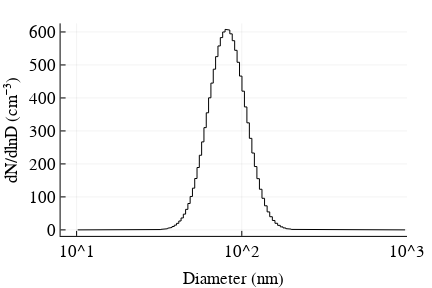

Notebook code cell kept with this figure:
### Markdown cell above
Next the size distribution is generated via the function call 

```julia
𝕟 = DMALognormalDistribution(A, δ)```

The size range and ΔlnD will be that of the DMAconfig object. Note that the ΔlnD are not equidistant, as the DMA grid is based on a geometrically stepped mobility grid. The conversion from mobility to size is nonlinear because the Cunningham slip flow correction is a strong function of diameter.

### Code cell
𝕟 = DMALognormalDistribution([[400, 80, 1.3]], δ)
p = plot(𝕟.Dp, 𝕟.S, xaxis = :log10, xticks = [10, 100, 1000], lt = :steppre, right_margin = 25px,
    legend = :none, ylabel = "dN/dlnD (cm⁻³)", xlim = (8,1000),  color =  :black, 
    xlabel = "Diameter (nm)",fmt = :svg)

### Figure 1 — Plotly figure (JSON) as saved in the notebook; plotly's stock layout.template omitted (floating-point values rounded to 4 significant figures; data arrays with more than 128 entries replaced by an {"elided": "..."} marker saying what was removed)
{"data": [{"colorbar": {"title": ""}, "hoverinfo": "text", "legendgroup": "y1", "line": {"color": "rgba(0, 0, 0, 1.000)", "dash": "solid", "shape": "linear", "width": 1}, "mode": "lines", "name": "y1", "showlegend": true, "text": {"elided": "255 null values"}, "type": "scatter", "x": {"elided": "255 float values"}, "xaxis": "x1", "y": {"elided": "255 float values"}, "yaxis": "y1", "zmax": 0.1, "zmin": -0.1}], "layout": {"annotations": [], "height": 288, "margin": {"b": 20, "l": 0, "r": 0, "t": 20}, "paper_bgcolor": "rgba(255, 255, 255, 1.000)", "plot_bgcolor": "rgba(255, 255, 255, 1.000)", "showlegend": false, "width": 432, "xaxis": {"anchor": "y1", "domain": [0.1403, 0.9421], "gridcolor": "rgba(0, 0, 0, 0.100)", "gridwidth": 0.5, "linecolor": "rgba(0, 0, 0, 1.000)", "mirror": false, "range": [0.9031, 3], "showgrid": true, "showline": true, "showticklabels": true, "tickangle": 0, "tickcolor": "rgb(0, 0, 0)", "tickfont": {"color": "rgba(0, 0, 0, 1.000)", "family": "Nimbus Sans L", "size": 17}, "tickmode": "array", "ticks": "inside", "ticktext": ["10^1", "10^2", "10^3"], "tickvals": [10, 100, 1000], "title": "Diameter (nm)", "titlefont": {"color": "rgba(0, 0, 0, 1.000)", "family": "Nimbus Sans L", "size": 17}, "type": "log", "visible": true, "zeroline": false, "zerolinecolor": "rgba(0, 0, 0, 1.000)"}, "yaxis": {"anchor": "x1", "domain": [0.1294, 0.9863], "gridcolor": "rgba(0, 0, 0, 0.100)", "gridwidth": 0.5, "linecolor": "rgba(0, 0, 0, 1.000)", "mirror": false, "range": [-18.23, 626.0], "showgrid": true, "showline": true, "showticklabels": true, "tickangle": 0, "tickcolor": "rgb(0, 0, 0)", "tickfont": {"color": "rgba(0, 0, 0, 1.000)", "family": "Nimbus Sans L", "size": 17}, "tickmode": "array", "ticks": "inside", "ticktext": ["0", "100", "200", "300", "400", "500", "600"], "tickvals": [0, 100, 200, 300, 400, 500, 600], "title": "dN/dlnD (cm⁻³)", "titlefont": {"color": "rgba(0, 0, 0, 1.000)", "family": "Nimbus Sans L", "size": 17}, "type": "-", "visible": true, "zeroline": false, "zerolinecolor": "rgba(0, 0, 0, 1.000)"}}}
